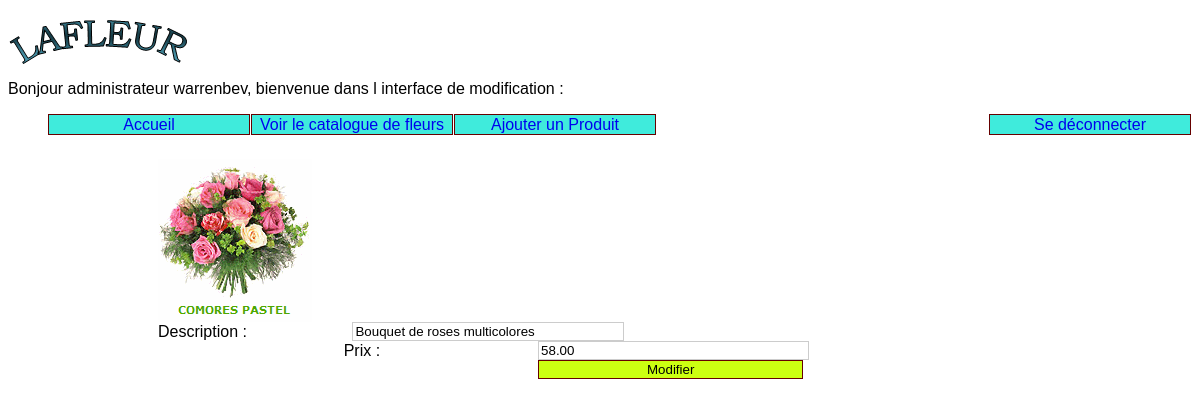
/index.php?uc=gestionProduits&categorie=fle&produit=1&action=Modifier (signed in), run on the app's committed database.
### tables this page shows
CREATE TABLE IF NOT EXISTS produit
 (
  id INT (3) auto_increment NOT NULL,
  description CHAR(50), 
  prix DECIMAL (10,2) NOT NULL,
  image CHAR (50) NULL, 
  idCategorie CHAR (32) NOT NULL , 
  PRIMARY KEY (id) 
 );

### util/class.pdoLafleur.inc.php (called while the page is built, shortened)
<?php
class PdoLafleur
{
    private static $serveur='mysql:host=localhost';
    private static $bdd='dbname=lafleur';
    private static $user='lafleur' ;
    private static $mdp='secret' ;
	private static $monPdo;
	private static $monPdoLafleur = null;
 private function __construct() {
 	PdoLafleur::$monPdo = new PDO(PdoLafleur::$serveur.';'.PdoLafleur::$bdd, PdoLafleur::$user, PdoLafleur::$mdp);
 	PdoLafleur::$monPdo->query("SET CHARACTER SET utf8");
 }
  public  static function getPdoLafleur()
  {
  	if(PdoLafleur::$monPdoLafleur == null) {
  		PdoLafleur::$monPdoLafleur = new PdoLafleur();
  	}
  	return PdoLafleur::$monPdoLafleur;
  }
  public function getProduit($idProduit) {
  	$requetePrepare = PdoLafleur::$monPdo->prepare(
  		'SELECT * '
  		. 'FROM produit '
  		. 'WHERE id = :idProduit'
  	);
  	$requetePrepare->bindParam(':idProduit', $idProduit, PDO::PARAM_INT);
  	$requetePrepare->execute();
  	$lesLignes = $requetePrepare->fetch();
  	return $lesLignes;
  }
}
?>

### vues/v_modifProduit.admin.php (the view, shortened to what this page needs)
<div id="produits">
<?php
	$id = $unProduit['id'];
	$description = $unProduit['description'];
	$prix=$unProduit['prix'];
	$image = $unProduit['image'];
?>
<div id="administrer">
	<form method="post" action="index.php?uc=gestionProduits&action=MiseAJour&id=<?php echo $id?>">
	   <p>
			<img src=<?php echo $image ?> alt="article" title="article">
			<br />
			<label for="description">Description  :</label>
			<input type="text" name="description" id="description" value="<?php echo $description ?>"/>
			<br />
			<label for="prix">Prix :</label>
			<input type="text" name="prix" id="prix" value="<?php echo $prix ?>"/>
			<br />
			<input type="submit" value="Modifier" style="background-color: #ccff11; border: 1px solid #600"/>
	   </p>
	</form>
</div>

### util/cssGeneral.css (style rules this page uses)
html { font:normal 100%/1.2em "Trebuchet MS",Verdana,Helvetica,Arial,sans-serif; }
label { background:transparent none; display: block; width: 20%; float: left; padding-right: 1%; text-align: left; }
input { margin-left: 1%; width: 30%; border: #CCC 1px solid; }
input[type="submit"] { border: #DDEEFF 1px solid; width: 30%; }
#produits { padding:0 150px; }

### data on the page
produit: image (picture), description "Bouquet de roses multicolores", prix "58.00"

### other printed values
$_SESSION['login'] "warrenbev"
